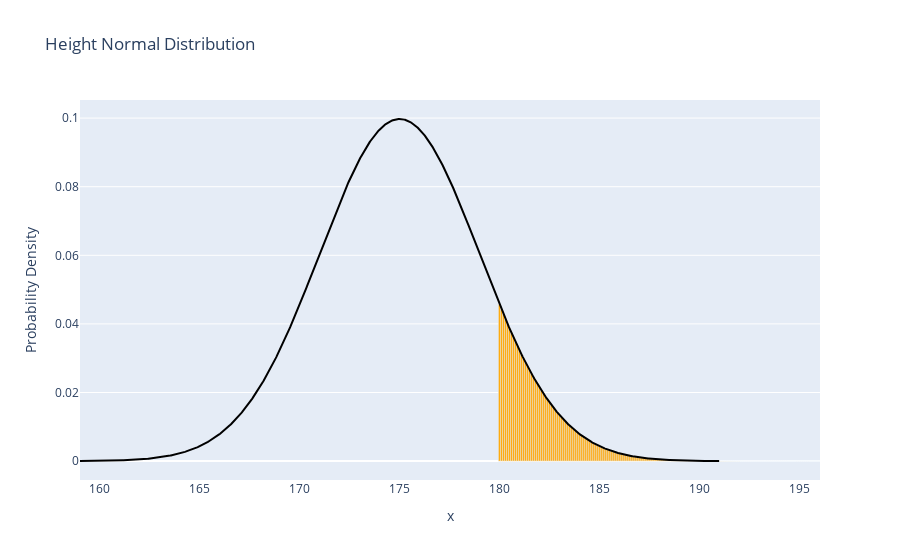

Write notebook code for a chart like this one.
### Code cell
print(utils.prob_estimate(x_lower=180, x_upper=196, pdf_func=student_normal, bin_width=0.001))
utils.visualize_normal_interval(180, 196, student_normal, bw=0.1, mean=175, std=4)

### Figure 1 — Plotly figure (JSON) as saved in the notebook; plotly's stock layout.template omitted (floating-point values rounded to 4 significant figures; data arrays with more than 128 entries replaced by an {"elided": "..."} marker saying what was removed)
{"data": [{"marker": {"color": "orange"}, "type": "bar", "x": [180], "y": [0.04566]}, {"marker": {"color": "orange"}, "type": "bar", "x": [180.1], "y": [0.04424]}, {"marker": {"color": "orange"}, "type": "bar", "x": [180.2], "y": [0.04284]}, {"marker": {"color": "orange"}, "type": "bar", "x": [180.3], "y": [0.04146]}, {"marker": {"color": "orange"}, "type": "bar", "x": [180.4], "y": [0.0401]}, {"marker": {"color": "orange"}, "type": "bar", "x": [180.5], "y": [0.03875]}, {"marker": {"color": "orange"}, "type": "bar", "x": [180.6], "y": [0.03743]}, {"marker": {"color": "orange"}, "type": "bar", "x": [180.7], "y": [0.03613]}, {"marker": {"color": "orange"}, "type": "bar", "x": [180.8], "y": [0.03486]}, {"marker": {"color": "orange"}, "type": "bar", "x": [180.9], "y": [0.03361]}, {"marker": {"color": "orange"}, "type": "bar", "x": [181.0], "y": [0.03238]}, {"marker": {"color": "orange"}, "type": "bar", "x": [181.1], "y": [0.03118]}, {"marker": {"color": "orange"}, "type": "bar", "x": [181.2], "y": [0.03]}, {"marker": {"color": "orange"}, "type": "bar", "x": [181.3], "y": [0.02885]}, {"marker": {"color": "orange"}, "type": "bar", "x": [181.4], "y": [0.02773]}, {"marker": {"color": "orange"}, "type": "bar", "x": [181.5], "y": [0.02663]}, {"marker": {"color": "orange"}, "type": "bar", "x": [181.6], "y": [0.02557]}, {"marker": {"color": "orange"}, "type": "bar", "x": [181.7], "y": [0.02453]}, {"marker": {"color": "orange"}, "type": "bar", "x": [181.8], "y": [0.02351]}, {"marker": {"color": "orange"}, "type": "bar", "x": [181.9], "y": [0.02253]}, {"marker": {"color": "orange"}, "type": "bar", "x": [182.0], "y": [0.02157]}, {"marker": {"color": "orange"}, "type": "bar", "x": [182.1], "y": [0.02064]}, {"marker": {"color": "orange"}, "type": "bar", "x": [182.2], "y": [0.01974]}, {"marker": {"color": "orange"}, "type": "bar", "x": [182.3], "y": [0.01886]}, {"marker": {"color": "orange"}, "type": "bar", "x": [182.4], "y": [0.01802]}, {"marker": {"color": "orange"}, "type": "bar", "x": [182.5], "y": [0.0172]}, {"marker": {"color": "orange"}, "type": "bar", "x": [182.6], "y": [0.0164]}, {"marker": {"color": "orange"}, "type": "bar", "x": [182.7], "y": [0.01564]}, {"marker": {"color": "orange"}, "type": "bar", "x": [182.8], "y": [0.0149]}, {"marker": {"color": "orange"}, "type": "bar", "x": [182.9], "y": [0.01419]}, {"marker": {"color": "orange"}, "type": "bar", "x": [183.0], "y": [0.0135]}, {"marker": {"color": "orange"}, "type": "bar", "x": [183.1], "y": [0.01284]}, {"marker": {"color": "orange"}, "type": "bar", "x": [183.2], "y": [0.0122]}, {"marker": {"color": "orange"}, "type": "bar", "x": [183.3], "y": [0.01158]}, {"marker": {"color": "orange"}, "type": "bar", "x": [183.4], "y": [0.011]}, {"marker": {"color": "orange"}, "type": "bar", "x": [183.5], "y": [0.01043]}, {"marker": {"color": "orange"}, "type": "bar", "x": [183.6], "y": [0.009888]}, {"marker": {"color": "orange"}, "type": "bar", "x": [183.7], "y": [0.009367]}, {"marker": {"color": "orange"}, "type": "bar", "x": [183.8], "y": [0.008869]}, {"marker": {"color": "orange"}, "type": "bar", "x": [183.9], "y": [0.008391]}, {"marker": {"color": "orange"}, "type": "bar", "x": [184.0], "y": [0.007935]}, {"marker": {"color": "orange"}, "type": "bar", "x": [184.1], "y": [0.007499]}, {"marker": {"color": "orange"}, "type": "bar", "x": [184.2], "y": [0.007082]}, {"marker": {"color": "orange"}, "type": "bar", "x": [184.3], "y": [0.006684]}, {"marker": {"color": "orange"}, "type": "bar", "x": [184.4], "y": [0.006305]}, {"marker": {"color": "orange"}, "type": "bar", "x": [184.5], "y": [0.005943]}, {"marker": {"color": "orange"}, "type": "bar", "x": [184.6], "y": [0.005599]}, {"marker": {"color": "orange"}, "type": "bar", "x": [184.7], "y": [0.005271]}, {"marker": {"color": "orange"}, "type": "bar", "x": [184.8], "y": [0.004959]}, {"marker": {"color": "orange"}, "type": "bar", "x": [184.9], "y": [0.004663]}, {"marker": {"color": "orange"}, "type": "bar", "x": [185.0], "y": [0.004382]}, {"marker": {"color": "orange"}, "type": "bar", "x": [185.1], "y": [0.004115]}, {"marker": {"color": "orange"}, "type": "bar", "x": [185.2], "y": [0.003862]}, {"marker": {"color": "orange"}, "type": "bar", "x": [185.3], "y": [0.003623]}, {"marker": {"color": "orange"}, "type": "bar", "x": [185.4], "y": [0.003396]}, {"marker": {"color": "orange"}, "type": "bar", "x": [185.5], "y": [0.003181]}, {"marker": {"color": "orange"}, "type": "bar", "x": [185.6], "y": [0.002978]}, {"marker": {"color": "orange"}, "type": "bar", "x": [185.7], "y": [0.002786]}, {"marker": {"color": "orange"}, "type": "bar", "x": [185.8], "y": [0.002605]}, {"marker": {"color": "orange"}, "type": "bar", "x": [185.9], "y": [0.002434]}, {"marker": {"color": "orange"}, "type": "bar", "x": [186.0], "y": [0.002273]}, {"marker": {"color": "orange"}, "type": "bar", "x": [186.1], "y": [0.002122]}, {"marker": {"color": "orange"}, "type": "bar", "x": [186.2], "y": [0.001979]}, {"marker": {"color": "orange"}, "type": "bar", "x": [186.3], "y": [0.001845]}, {"marker": {"color": "orange"}, "type": "bar", "x": [186.4], "y": [0.001718]}, {"marker": {"color": "orange"}, "type": "bar", "x": [186.5], "y": [0.0016]}, {"marker": {"color": "orange"}, "type": "bar", "x": [186.6], "y": [0.001488]}, {"marker": {"color": "orange"}, "type": "bar", "x": [186.7], "y": [0.001384]}, {"marker": {"color": "orange"}, "type": "bar", "x": [186.8], "y": [0.001286]}, {"marker": {"color": "orange"}, "type": "bar", "x": [186.9], "y": [0.001194]}, {"marker": {"color": "orange"}, "type": "bar", "x": [187.0], "y": [0.001108]}, {"marker": {"color": "orange"}, "type": "bar", "x": [187.1], "y": [0.001028]}, {"marker": {"color": "orange"}, "type": "bar", "x": [187.2], "y": [0.0009524]}, {"marker": {"color": "orange"}, "type": "bar", "x": [187.3], "y": [0.0008822]}, {"marker": {"color": "orange"}, "type": "bar", "x": [187.4], "y": [0.0008167]}, {"marker": {"color": "orange"}, "type": "bar", "x": [187.5], "y": [0.0007556]}, {"marker": {"color": "orange"}, "type": "bar", "x": [187.6], "y": [0.0006986]}, {"marker": {"color": "orange"}, "type": "bar", "x": [187.7], "y": [0.0006455]}, {"marker": {"color": "orange"}, "type": "bar", "x": [187.8], "y": [0.000596]}, {"marker": {"color": "orange"}, "type": "bar", "x": [187.9], "y": [0.00055]}, {"marker": {"color": "orange"}, "type": "bar", "x": [188.0], "y": [0.0005073]}, {"marker": {"color": "orange"}, "type": "bar", "x": [188.1], "y": [0.0004675]}, {"marker": {"color": "orange"}, "type": "bar", "x": [188.2], "y": [0.0004306]}, {"marker": {"color": "orange"}, "type": "bar", "x": [188.3], "y": [0.0003964]}, {"marker": {"color": "orange"}, "type": "bar", "x": [188.4], "y": [0.0003647]}, {"marker": {"color": "orange"}, "type": "bar", "x": [188.5], "y": [0.0003353]}, {"marker": {"color": "orange"}, "type": "bar", "x": [188.6], "y": [0.0003081]}, {"marker": {"color": "orange"}, "type": "bar", "x": [188.7], "y": [0.0002829]}, {"marker": {"color": "orange"}, "type": "bar", "x": [188.8], "y": [0.0002596]}, {"marker": {"color": "orange"}, "type": "bar", "x": [188.9], "y": [0.000238]}, {"marker": {"color": "orange"}, "type": "bar", "x": [189.0], "y": [0.0002182]}, {"marker": {"color": "orange"}, "type": "bar", "x": [189.1], "y": [0.0001998]}, {"marker": {"color": "orange"}, "type": "bar", "x": [189.2], "y": [0.0001829]}, {"marker": {"color": "orange"}, "type": "bar", "x": [189.3], "y": [0.0001673]}, {"marker": {"color": "orange"}, "type": "bar", "x": [189.4], "y": [0.000153]}, {"marker": {"color": "orange"}, "type": "bar", "x": [189.5], "y": [0.0001398]}, {"marker": {"color": "orange"}, "type": "bar", "x": [189.6], "y": [0.0001276]}, {"marker": {"color": "orange"}, "type": "bar", "x": [189.7], "y": [0.0001165]}, {"marker": {"color": "orange"}, "type": "bar", "x": [189.8], "y": [0.0001062]}, {"marker": {"color": "orange"}, "type": "bar", "x": [189.9], "y": [9.678e-05]}, {"marker": {"color": "orange"}, "type": "bar", "x": [190.0], "y": [8.815e-05]}, {"marker": {"color": "orange"}, "type": "bar", "x": [190.1], "y": [8.024e-05]}, {"marker": {"color": "orange"}, "type": "bar", "x": [190.2], "y": [7.299e-05]}, {"marker": {"color": "orange"}, "type": "bar", "x": [190.3], "y": [6.635e-05]}, {"marker": {"color": "orange"}, "type": "bar", "x": [190.4], "y": [6.028e-05]}, {"marker": {"color": "orange"}, "type": "bar", "x": [190.5], "y": [5.473e-05]}, {"marker": {"color": "orange"}, "type": "bar", "x": [190.6], "y": [4.966e-05]}, {"marker": {"color": "orange"}, "type": "bar", "x": [190.7], "y": [4.504e-05]}, {"marker": {"color": "orange"}, "type": "bar", "x": [190.8], "y": [4.081e-05]}, {"marker": {"color": "orange"}, "type": "bar", "x": [190.9], "y": [3.696e-05]}, {"marker": {"color": "orange"}, "type": "bar", "x": [191.0], "y": [3.346e-05]}, {"marker": {"color": "orange"}, "type": "bar", "x": [191.1], "y": [3.026e-05]}, {"marker": {"color": "orange"}, "type": "bar", "x": [191.2], "y": [2.736e-05]}, {"marker": {"color": "orange"}, "type": "bar", "x": [191.3], "y": [2.472e-05]}, {"marker": {"color": "orange"}, "type": "bar", "x": [191.4], "y": [2.232e-05]}, {"marker": {"color": "orange"}, "type": "bar", "x": [191.5], "y": [2.014e-05]}, {"marker": {"color": "orange"}, "type": "bar", "x": [191.6], "y": [1.816e-05]}, {"marker": {"color": "orange"}, "type": "bar", "x": [191.7], "y": [1.636e-05]}, {"marker": {"color": "orange"}, "type": "bar", "x": [191.8], "y": [1.474e-05]}, {"marker": {"color": "orange"}, "type": "bar", "x": [191.9], "y": [1.326e-05]}, {"marker": {"color": "orange"}, "type": "bar", "x": [192.0], "y": [1.193e-05]}, {"marker": {"color": "orange"}, "type": "bar", "x": [192.1], "y": [1.072e-05]}, {"marker": {"color": "orange"}, "type": "bar", "x": [192.2], "y": [9.634e-06]}, {"marker": {"color": "orange"}, "type": "bar", "x": [192.3], "y": [8.649e-06]}, {"marker": {"color": "orange"}, "type": "bar", "x": [192.4], "y": [7.76e-06]}, {"marker": {"color": "orange"}, "type": "bar", "x": [192.5], "y": [6.959e-06]}, {"marker": {"color": "orange"}, "type": "bar", "x": [192.6], "y": [6.236e-06]}, {"marker": {"color": "orange"}, "type": "bar", "x": [192.7], "y": [5.584e-06]}, {"marker": {"color": "orange"}, "type": "bar", "x": [192.8], "y": [4.998e-06]}, {"marker": {"color": "orange"}, "type": "bar", "x": [192.9], "y": [4.47e-06]}, {"marker": {"color": "orange"}, "type": "bar", "x": [193.0], "y": [3.996e-06]}, {"marker": {"color": "orange"}, "type": "bar", "x": [193.1], "y": [3.57e-06]}, {"marker": {"color": "orange"}, "type": "bar", "x": [193.2], "y": [3.187e-06]}, {"marker": {"color": "orange"}, "type": "bar", "x": [193.3], "y": [2.843e-06]}, {"marker": {"color": "orange"}, "type": "bar", "x": [193.4], "y": [2.535e-06]}, {"marker": {"color": "orange"}, "type": "bar", "x": [193.5], "y": [2.259e-06]}, {"marker": {"color": "orange"}, "type": "bar", "x": [193.6], "y": [2.012e-06]}, {"marker": {"color": "orange"}, "type": "bar", "x": [193.7], "y": [1.79e-06]}, {"marker": {"color": "orange"}, "type": "bar", "x": [193.8], "y": [1.592e-06]}, {"marker": {"color": "orange"}, "type": "bar", "x": [193.9], "y": [1.415e-06]}, {"marker": {"color": "orange"}, "type": "bar", "x": [194.0], "y": [1.257e-06]}, {"marker": {"color": "orange"}, "type": "bar", "x": [194.1], "y": [1.116e-06]}, {"marker": {"color": "orange"}, "type": "bar", "x": [194.2], "y": [9.903e-07]}, {"marker": {"color": "orange"}, "type": "bar", "x": [194.3], "y": [8.781e-07]}, {"marker": {"color": "orange"}, "type": "bar", "x": [194.4], "y": [7.78e-07]}, {"marker": {"color": "orange"}, "type": "bar", "x": [194.5], "y": [6.89e-07]}, {"marker": {"color": "orange"}, "type": "bar", "x": [194.6], "y": [6.097e-07]}, {"marker": {"color": "orange"}, "type": "bar", "x": [194.7], "y": [5.393e-07]}, {"marker": {"color": "orange"}, "type": "bar", "x": [194.8], "y": [4.767e-07]}, {"marker": {"color": "orange"}, "type": "bar", "x": [194.9], "y": [4.21e-07]}, {"marker": {"color": "orange"}, "type": "bar", "x": [195.0], "y": [3.717e-07]}, {"marker": {"color": "orange"}, "type": "bar", "x": [195.1], "y": [3.279e-07]}, {"marker": {"color": "orange"}, "type": "bar", "x": [195.2], "y": [2.891e-07]}, {"marker": {"color": "orange"}, "type": "bar", "x": [195.3], "y": [2.547e-07]}, {"marker": {"color": "orange"}, "type": "bar", "x": [195.4], "y": [2.243e-07]}, {"marker": {"color": "orange"}, "type": "bar", "x": [195.5], "y": [1.974e-07]}, {"marker": {"color": "orange"}, "type": "bar", "x": [195.6], "y": [1.736e-07]}, {"marker": {"color": "orange"}, "type": "bar", "x": [195.7], "y": [1.526e-07]}, {"marker": {"color": "orange"}, "type": "bar", "x": [195.8], "y": [1.34e-07]}, {"marker": {"color": "orange"}, "type": "bar", "x": [195.9], "y": [1.177e-07]}, {"marker": {"color": "orange"}, "type": "bar", "x": [196.0], "y": [1.032e-07]}, {"marker": {"color": "black"}, "type": "scatter", "x": {"elided": "1000 float values"}, "y": {"elided": "1000 float values"}}], "layout": {"bargap": 0, "showlegend": false, "title": {"text": "Height Normal Distribution"}, "xaxis": {"title": {"text": "x"}}, "yaxis": {"title": {"text": "Probability Density"}}}}
